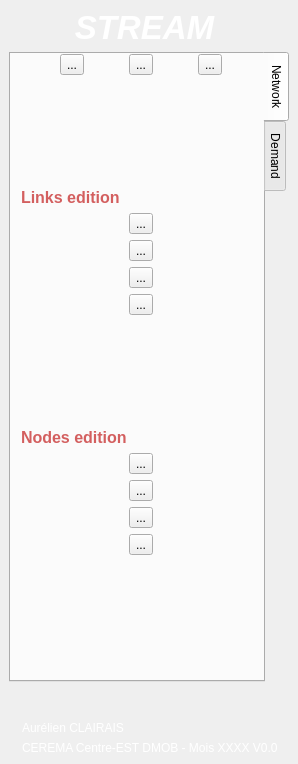
<?xml version="1.0" encoding="UTF-8"?>
<ui version="4.0">
 <class>QStreamDockWidgetBase</class>
 <widget class="QDockWidget" name="QStreamDockWidgetBase">
  <property name="geometry">
   <rect>
    <x>0</x>
    <y>0</y>
    <width>296</width>
    <height>764</height>
   </rect>
  </property>
  <property name="sizePolicy">
   <sizepolicy hsizetype="Maximum" vsizetype="Maximum">
    <horstretch>0</horstretch>
    <verstretch>0</verstretch>
   </sizepolicy>
  </property>
  <property name="windowTitle">
   <string>QStream</string>
  </property>
  <widget class="QWidget" name="dockWidgetContents">
   <property name="autoFillBackground">
    <bool>false</bool>
   </property>
   <property name="styleSheet">
    <string notr="true"/>
   </property>
   <layout class="QGridLayout" name="gridLayout">
    <item row="0" column="0">
     <widget class="QLabel" name="label">
      <property name="font">
       <font>
        <pointsize>25</pointsize>
        <weight>75</weight>
        <italic>true</italic>
        <bold>true</bold>
        <underline>false</underline>
        <strikeout>false</strikeout>
        <stylestrategy>PreferDefault</stylestrategy>
        <kerning>true</kerning>
       </font>
      </property>
      <property name="layoutDirection">
       <enum>Qt::LeftToRight</enum>
      </property>
      <property name="styleSheet">
       <string notr="true">color: rgb(255, 255, 255);</string>
      </property>
      <property name="text">
       <string>STREAM </string>
      </property>
      <property name="alignment">
       <set>Qt::AlignCenter</set>
      </property>
      <property name="wordWrap">
       <bool>false</bool>
      </property>
     </widget>
    </item>
    <item row="3" column="0">
     <layout class="QHBoxLayout" name="horizontalLayout_3">
      <property name="bottomMargin">
       <number>0</number>
      </property>
      <item>
       <widget class="QLabel" name="label_3">
        <property name="sizePolicy">
         <sizepolicy hsizetype="Maximum" vsizetype="Maximum">
          <horstretch>0</horstretch>
          <verstretch>0</verstretch>
         </sizepolicy>
        </property>
        <property name="text">
         <string/>
        </property>
       </widget>
      </item>
      <item>
       <layout class="QVBoxLayout" name="verticalLayout">
        <item>
         <widget class="QLabel" name="label_4">
          <property name="styleSheet">
           <string notr="true">color: rgb(255,255,255)</string>
          </property>
          <property name="text">
           <string>Aurélien CLAIRAIS</string>
          </property>
         </widget>
        </item>
        <item>
         <widget class="QLabel" name="label_2">
          <property name="styleSheet">
           <string notr="true">color: rgb(255, 255, 255)</string>
          </property>
          <property name="text">
           <string>CEREMA Centre-EST DMOB - Mois XXXX V0.0</string>
          </property>
         </widget>
        </item>
       </layout>
      </item>
     </layout>
    </item>
    <item row="2" column="0">
     <spacer name="verticalSpacer_7">
      <property name="orientation">
       <enum>Qt::Vertical</enum>
      </property>
      <property name="sizeHint" stdset="0">
       <size>
        <width>20</width>
        <height>40</height>
       </size>
      </property>
     </spacer>
    </item>
    <item row="1" column="0">
     <widget class="QTabWidget" name="tabWidget">
      <property name="sizePolicy">
       <sizepolicy hsizetype="Maximum" vsizetype="Maximum">
        <horstretch>0</horstretch>
        <verstretch>0</verstretch>
       </sizepolicy>
      </property>
      <property name="minimumSize">
       <size>
        <width>0</width>
        <height>630</height>
       </size>
      </property>
      <property name="styleSheet">
       <string notr="true"/>
      </property>
      <property name="tabPosition">
       <enum>QTabWidget::East</enum>
      </property>
      <property name="tabShape">
       <enum>QTabWidget::Rounded</enum>
      </property>
      <property name="currentIndex">
       <number>0</number>
      </property>
      <widget class="QWidget" name="tab_network">
       <property name="sizePolicy">
        <sizepolicy hsizetype="Expanding" vsizetype="Minimum">
         <horstretch>0</horstretch>
         <verstretch>0</verstretch>
        </sizepolicy>
       </property>
       <property name="minimumSize">
        <size>
         <width>250</width>
         <height>0</height>
        </size>
       </property>
       <attribute name="title">
        <string>Network</string>
       </attribute>
       <widget class="QWidget" name="verticalLayoutWidget">
        <property name="geometry">
         <rect>
          <x>10</x>
          <y>0</y>
          <width>241</width>
          <height>501</height>
         </rect>
        </property>
        <layout class="QVBoxLayout" name="verticalLayout_2" stretch="0,0,0,0,0,0,0,0,0,0,0,0,0">
         <property name="sizeConstraint">
          <enum>QLayout::SetMinimumSize</enum>
         </property>
         <item>
          <layout class="QHBoxLayout" name="horizontalLayout_2">
           <property name="leftMargin">
            <number>0</number>
           </property>
           <item>
            <widget class="QToolButton" name="importTB">
             <property name="text">
              <string>...</string>
             </property>
            </widget>
           </item>
           <item>
            <widget class="QToolButton" name="newTB">
             <property name="text">
              <string>...</string>
             </property>
            </widget>
           </item>
           <item>
            <widget class="QToolButton" name="saveTB">
             <property name="text">
              <string>...</string>
             </property>
            </widget>
           </item>
          </layout>
         </item>
         <item>
          <spacer name="verticalSpacer">
           <property name="orientation">
            <enum>Qt::Vertical</enum>
           </property>
           <property name="sizeHint" stdset="0">
            <size>
             <width>20</width>
             <height>40</height>
            </size>
           </property>
          </spacer>
         </item>
         <item>
          <layout class="QHBoxLayout" name="horizontalLayout_8">
           <item>
            <widget class="QLabel" name="label_13">
             <property name="sizePolicy">
              <sizepolicy hsizetype="Minimum" vsizetype="Preferred">
               <horstretch>0</horstretch>
               <verstretch>0</verstretch>
              </sizepolicy>
             </property>
             <property name="font">
              <font>
               <pointsize>12</pointsize>
               <weight>75</weight>
               <bold>true</bold>
              </font>
             </property>
             <property name="styleSheet">
              <string notr="true">color: rgb(211, 95, 95)</string>
             </property>
             <property name="text">
              <string>Links edition</string>
             </property>
            </widget>
           </item>
          </layout>
         </item>
         <item>
          <layout class="QHBoxLayout" name="horizontalLayout_9">
           <property name="leftMargin">
            <number>0</number>
           </property>
           <item>
            <widget class="QToolButton" name="addLinkTB">
             <property name="text">
              <string>...</string>
             </property>
            </widget>
           </item>
          </layout>
         </item>
         <item>
          <layout class="QHBoxLayout" name="horizontalLayout_7">
           <property name="leftMargin">
            <number>0</number>
           </property>
           <item>
            <widget class="QToolButton" name="roadType_TB">
             <property name="text">
              <string>...</string>
             </property>
            </widget>
           </item>
          </layout>
         </item>
         <item>
          <layout class="QHBoxLayout" name="horizontalLayout_10">
           <property name="leftMargin">
            <number>0</number>
           </property>
           <item>
            <widget class="QToolButton" name="reverseLinkTB">
             <property name="text">
              <string>...</string>
             </property>
            </widget>
           </item>
          </layout>
         </item>
         <item>
          <layout class="QHBoxLayout" name="horizontalLayout_12">
           <property name="leftMargin">
            <number>0</number>
           </property>
           <item>
            <widget class="QToolButton" name="addLinkReverseTB">
             <property name="text">
              <string>...</string>
             </property>
            </widget>
           </item>
          </layout>
         </item>
         <item>
          <spacer name="verticalSpacer_2">
           <property name="orientation">
            <enum>Qt::Vertical</enum>
           </property>
           <property name="sizeHint" stdset="0">
            <size>
             <width>20</width>
             <height>40</height>
            </size>
           </property>
          </spacer>
         </item>
         <item>
          <layout class="QHBoxLayout" name="horizontalLayout_13">
           <item>
            <widget class="QLabel" name="label_18">
             <property name="sizePolicy">
              <sizepolicy hsizetype="Minimum" vsizetype="Preferred">
               <horstretch>0</horstretch>
               <verstretch>0</verstretch>
              </sizepolicy>
             </property>
             <property name="font">
              <font>
               <pointsize>12</pointsize>
               <weight>75</weight>
               <bold>true</bold>
              </font>
             </property>
             <property name="styleSheet">
              <string notr="true">color: rgb(211, 95, 95)</string>
             </property>
             <property name="text">
              <string>Nodes edition</string>
             </property>
            </widget>
           </item>
          </layout>
         </item>
         <item>
          <layout class="QHBoxLayout" name="horizontalLayout_17">
           <property name="leftMargin">
            <number>0</number>
           </property>
           <item>
            <widget class="QToolButton" name="addNodeTB">
             <property name="text">
              <string>...</string>
             </property>
            </widget>
           </item>
          </layout>
         </item>
         <item>
          <layout class="QHBoxLayout" name="horizontalLayout_15">
           <property name="leftMargin">
            <number>0</number>
           </property>
           <item>
            <widget class="QToolButton" name="mergeNodeTB">
             <property name="text">
              <string>...</string>
             </property>
            </widget>
           </item>
          </layout>
         </item>
         <item>
          <layout class="QHBoxLayout" name="horizontalLayout_16">
           <property name="leftMargin">
            <number>0</number>
           </property>
           <item>
            <widget class="QToolButton" name="splitNodeTB">
             <property name="text">
              <string>...</string>
             </property>
            </widget>
           </item>
          </layout>
         </item>
         <item>
          <layout class="QHBoxLayout" name="horizontalLayout_19">
           <property name="leftMargin">
            <number>0</number>
           </property>
           <item>
            <widget class="QToolButton" name="deleteNodesTB">
             <property name="text">
              <string>...</string>
             </property>
            </widget>
           </item>
          </layout>
         </item>
        </layout>
       </widget>
      </widget>
      <widget class="QWidget" name="tab_demand">
       <attribute name="title">
        <string>Demand</string>
       </attribute>
       <widget class="QWidget" name="verticalLayoutWidget_2">
        <property name="geometry">
         <rect>
          <x>9</x>
          <y>9</y>
          <width>241</width>
          <height>611</height>
         </rect>
        </property>
        <layout class="QVBoxLayout" name="verticalLayout_3">
         <item>
          <layout class="QHBoxLayout" name="horizontalLayout">
           <item>
            <widget class="QToolButton" name="demandTemplateTB">
             <property name="text">
              <string>...</string>
             </property>
            </widget>
           </item>
          </layout>
         </item>
         <item>
          <layout class="QHBoxLayout" name="horizontalLayout_4">
           <item>
            <widget class="QToolButton" name="demandImportTB">
             <property name="text">
              <string>...</string>
             </property>
            </widget>
           </item>
          </layout>
         </item>
        </layout>
       </widget>
      </widget>
     </widget>
    </item>
   </layout>
  </widget>
 </widget>
 <resources/>
 <connections/>
</ui>
